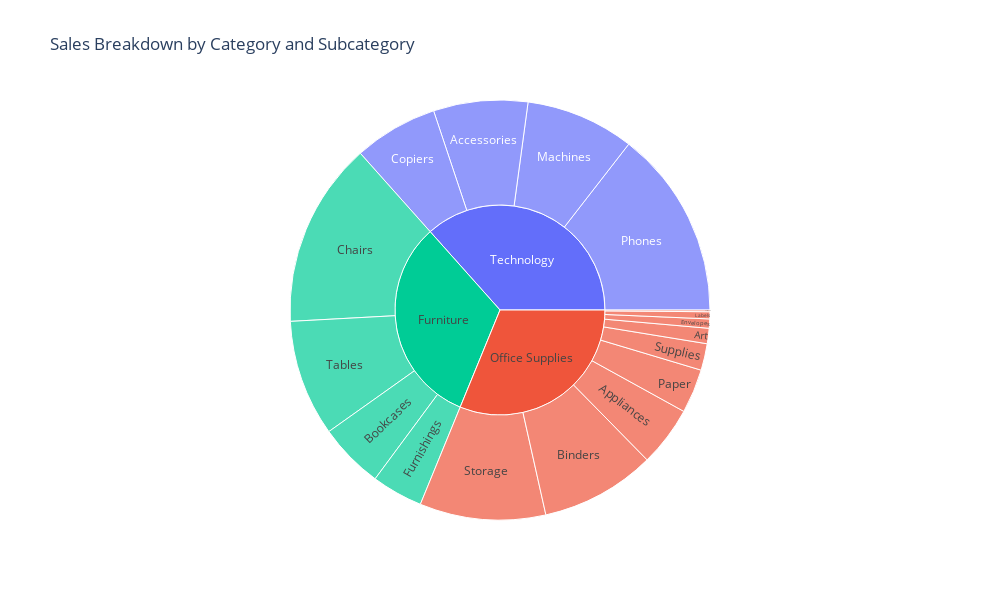

Notebook code for this chart:
### Code cell
prod = df[['Category', 'Sub-Category', 'Product Name', 'Sales', 'order_year']]

fig = px.sunburst(
    prod, path=["Category", "Sub-Category"], values="Sales",
    color="Category",
    title="Sales Breakdown by Category and Subcategory",
    width = 1000,
    height = 600
)

fig.show()

### Figure 1 — Plotly figure (JSON) as saved in the notebook; plotly's stock layout.template omitted (floating-point values rounded to 4 significant figures)
{"data": [{"branchvalues": "total", "customdata": [["Technology"], ["Office Supplies"], ["Office Supplies"], ["Furniture"], ["Office Supplies"], ["Furniture"], ["Furniture"], ["Office Supplies"], ["Office Supplies"], ["Technology"], ["Office Supplies"], ["Furniture"], ["Office Supplies"], ["Office Supplies"], ["Technology"], ["Furniture"], ["Office Supplies"], ["Office Supplies"], ["Technology"], ["Technology"]], "domain": {"x": [0, 1], "y": [0, 1]}, "hovertemplate": "labels=%{label}<br>Sales=%{value}<br>parent=%{parent}<br>id=%{id}<br>Category=%{customdata[0]}<extra></extra>", "ids": ["Technology/Accessories", "Office Supplies/Appliances", "Office Supplies/Binders", "Furniture/Chairs", "Office Supplies/Labels", "Furniture", "Furniture/Tables", "Office Supplies/Supplies", "Office Supplies/Storage", "Technology/Phones", "Office Supplies/Paper", "Furniture/Furnishings", "Office Supplies", "Office Supplies/Fasteners", "Technology/Copiers", "Furniture/Bookcases", "Office Supplies/Art", "Office Supplies/Envelopes", "Technology/Machines", "Technology"], "labels": ["Accessories", "Appliances", "Binders", "Chairs", "Labels", "Furniture", "Tables", "Supplies", "Storage", "Phones", "Paper", "Furnishings", "Office Supplies", "Fasteners", "Copiers", "Bookcases", "Art", "Envelopes", "Machines", "Technology"], "marker": {"colors": ["#636efa", "#EF553B", "#EF553B", "#00cc96", "#EF553B", "#00cc96", "#00cc96", "#EF553B", "#EF553B", "#636efa", "#EF553B", "#00cc96", "#EF553B", "#EF553B", "#636efa", "#00cc96", "#EF553B", "#EF553B", "#636efa", "#636efa"]}, "name": "", "parents": ["Technology", "Office Supplies", "Office Supplies", "Furniture", "Office Supplies", "", "Furniture", "Office Supplies", "Office Supplies", "Technology", "Office Supplies", "Furniture", "", "Office Supplies", "Technology", "Furniture", "Office Supplies", "Office Supplies", "Technology", ""], "type": "sunburst", "values": [164200.0, 104600.0, 200000.0, 322800.0, 12350.0, 728700.0, 202800.0, 46420.0, 219300.0, 327800.0, 76830.0, 89210.0, 705400.0, 3002.0, 146200.0, 113800.0, 26710.0, 16130.0, 189200.0, 827500.0]}], "layout": {"height": 600, "legend": {"tracegroupgap": 0}, "title": {"text": "Sales Breakdown by Category and Subcategory"}, "width": 1000}}
